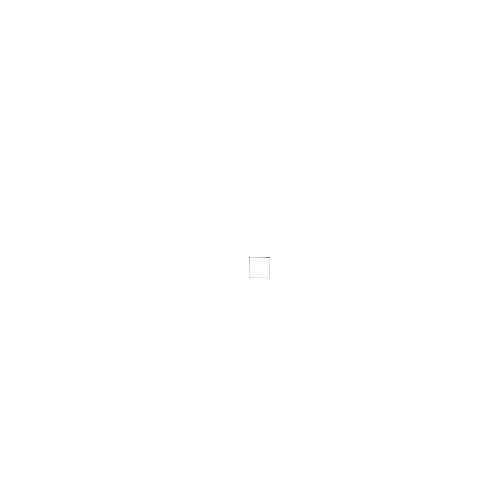
Frame 1 (no input)
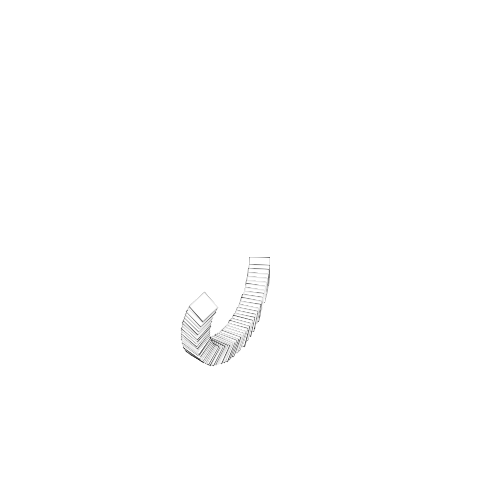
Frame 60 (the mouse pressed at the canvas centre just before this capture)
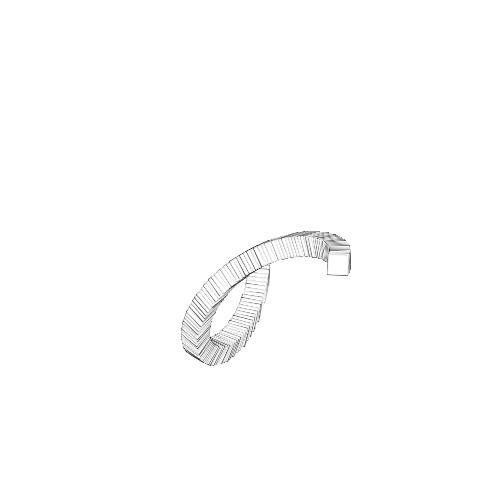
Frame 120 (the mouse held since frame 60 and released just before this capture)

The Processing sketch that drew these frames (run headless with seeded random() and noise(); from frame 60 on, the mouse is pressed at the canvas centre):

// Processing sketch: processing_144506
// ── processing_144506.pde

void setup()
{
background(255);
size(500,500);
smooth();
frameRate(25);
//noLoop();
}
void draw()
{
//background(255);

translate(width/2, height/2); // In die Mitte springen

for (int i=0; i<360; i+=30) 
{ 
pushMatrix();
//rotate(radians(i) ); // Um i rotieren
rotate(millis()/3000.0);
//translate(0, mouseX);
translate(0,sin(millis()/1000.0)*100);
//ellipse(0, 0, 10, 10);
//fill(100,20,i,50); //farbverlauf
stroke(0,20);
rect(0,0,20,20);
popMatrix();
}
}
